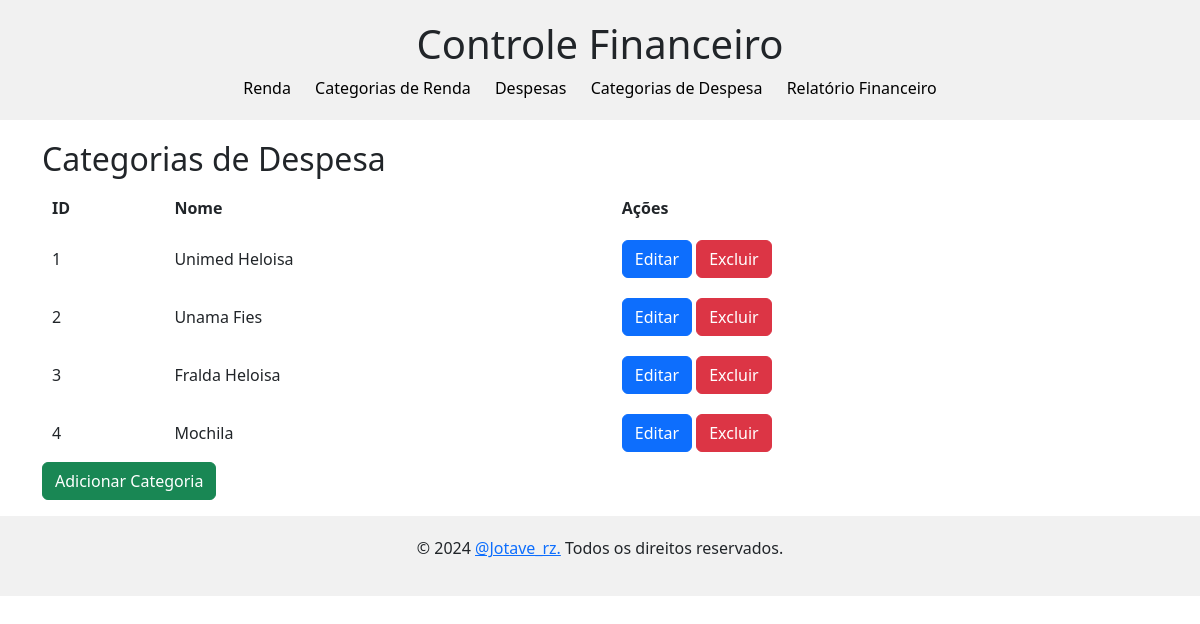
The app's page /categoria-despesa/, older data.
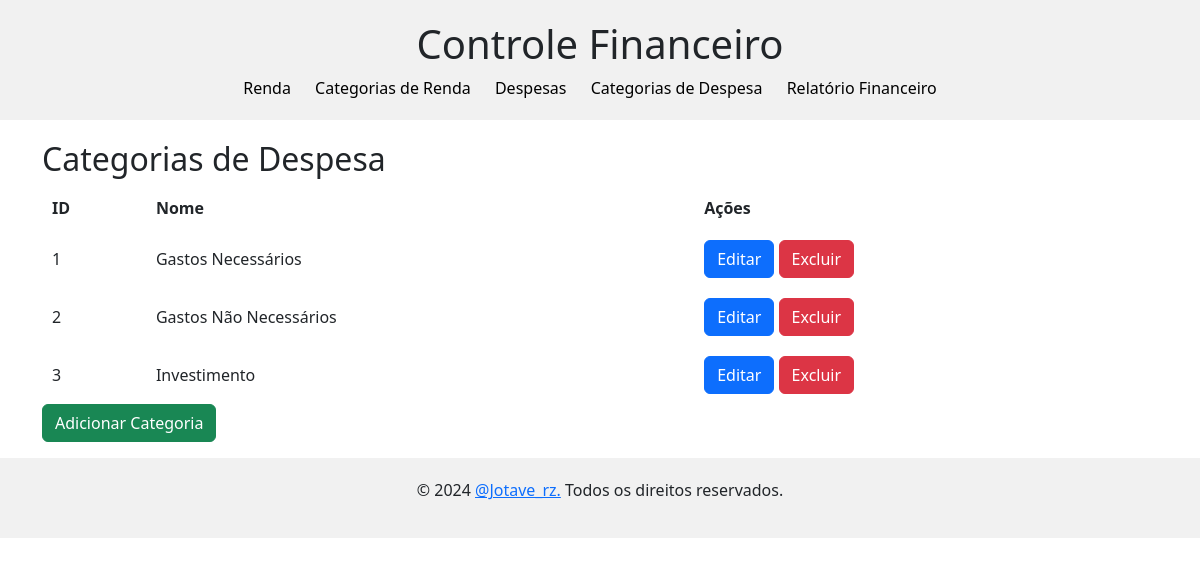
The same page, newer data.
### categoria_despesa/models.py (models this page shows, shortened)
class CategoriaDespesa(models.Model):
    nome = models.CharField(max_length=100)

### categoria_despesa/views.py (the view)
# urls.py: path('', views.CategoriaDespesaListView.as_view(), name='categoria-despesa-list'),
class CategoriaDespesaListView(ListView):
    model = CategoriaDespesa
    template_name = 'categoria_despesa_list.html'

### categoria_despesa/templates/categoria_despesa_list.html (shortened to what this page needs)
{% extends 'base.html' %}
{% block body %}
<h2>Categorias de Despesa</h2>
<table>
    <thead>
        <tr>
            <th>ID</th>
            <th>Nome</th>
            <th>Ações</th>
        </tr>
    </thead>
    <tbody>
        {% for categoria in object_list %}
        <tr>
            <td>{{ categoria.id }}</td>
            <td>{{ categoria.nome }}</td>
            <td>
                <button type="button" class="btn btn-primary">
                    <a href="{% url 'categoria-despesa-update' categoria.id %}" style="text-decoration: none; color: white;">Editar</a>
                </button>
                <button type="button" class="btn btn-danger">
                    <a href="{% url 'categoria-despesa-delete' categoria.id %}" style="text-decoration: none; color: white;">Excluir</a>
                </button>
            </td>
        </tr>
        {% empty %}
        <tr>
            <td colspan="3">Nenhuma categoria encontrada.</td>
        </tr>
        {% endfor %}
    </tbody>
</table>
<button type="button" class="btn btn-success">
    <a href="{% url 'categoria-despesa-create' %}" style="text-decoration: none; color: white;">Adicionar Categoria</a>
</button>
{% endblock %}

Row changes from the older to the newer data that the page shows:
removed CategoriaDespesa: id "4", nome "Mochila"
changed CategoriaDespesa id 1: nome "Unimed Heloisa" → "Gastos Necessários"
changed CategoriaDespesa id 2: nome "Unama Fies" → "Gastos Não Necessários"
changed CategoriaDespesa id 3: nome "Fralda Heloisa" → "Investimento"
